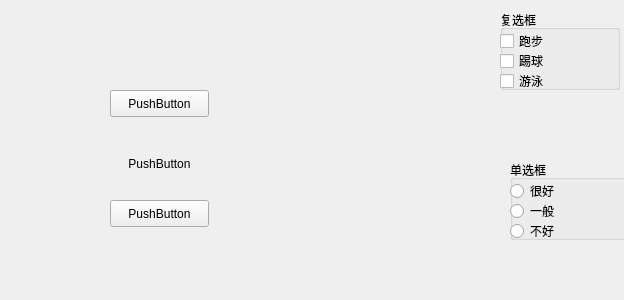
<?xml version="1.0" encoding="UTF-8"?>
<ui version="4.0">
 <class>MyWidget</class>
 <widget class="QWidget" name="MyWidget">
  <property name="geometry">
   <rect>
    <x>0</x>
    <y>0</y>
    <width>624</width>
    <height>300</height>
   </rect>
  </property>
  <property name="windowTitle">
   <string>MyWidget</string>
  </property>
  <widget class="QPushButton" name="pushBtn1">
   <property name="geometry">
    <rect>
     <x>110</x>
     <y>90</y>
     <width>99</width>
     <height>27</height>
    </rect>
   </property>
   <property name="text">
    <string>PushButton</string>
   </property>
   <property name="checkable">
    <bool>true</bool>
   </property>
  </widget>
  <widget class="QPushButton" name="pushBtn2">
   <property name="geometry">
    <rect>
     <x>110</x>
     <y>150</y>
     <width>99</width>
     <height>27</height>
    </rect>
   </property>
   <property name="text">
    <string>PushButton</string>
   </property>
   <property name="flat">
    <bool>true</bool>
   </property>
  </widget>
  <widget class="QPushButton" name="pushBtn3">
   <property name="geometry">
    <rect>
     <x>110</x>
     <y>200</y>
     <width>99</width>
     <height>27</height>
    </rect>
   </property>
   <property name="text">
    <string>PushButton</string>
   </property>
  </widget>
  <widget class="QGroupBox" name="groupBox">
   <property name="geometry">
    <rect>
     <x>500</x>
     <y>10</y>
     <width>120</width>
     <height>80</height>
    </rect>
   </property>
   <property name="title">
    <string>复选框</string>
   </property>
   <widget class="QCheckBox" name="checkBox_2">
    <property name="geometry">
     <rect>
      <x>0</x>
      <y>60</y>
      <width>97</width>
      <height>22</height>
     </rect>
    </property>
    <property name="text">
     <string>游泳</string>
    </property>
   </widget>
   <widget class="QCheckBox" name="checkBox">
    <property name="geometry">
     <rect>
      <x>0</x>
      <y>20</y>
      <width>97</width>
      <height>22</height>
     </rect>
    </property>
    <property name="text">
     <string>跑步</string>
    </property>
    <property name="tristate">
     <bool>true</bool>
    </property>
   </widget>
   <widget class="QCheckBox" name="checkBox_3">
    <property name="geometry">
     <rect>
      <x>0</x>
      <y>40</y>
      <width>97</width>
      <height>22</height>
     </rect>
    </property>
    <property name="text">
     <string>踢球</string>
    </property>
   </widget>
  </widget>
  <widget class="QGroupBox" name="groupBox_2">
   <property name="geometry">
    <rect>
     <x>510</x>
     <y>160</y>
     <width>120</width>
     <height>80</height>
    </rect>
   </property>
   <property name="title">
    <string>单选框</string>
   </property>
   <widget class="QRadioButton" name="radioButton">
    <property name="geometry">
     <rect>
      <x>0</x>
      <y>20</y>
      <width>117</width>
      <height>22</height>
     </rect>
    </property>
    <property name="text">
     <string>很好</string>
    </property>
   </widget>
   <widget class="QRadioButton" name="radioButton_2">
    <property name="geometry">
     <rect>
      <x>0</x>
      <y>40</y>
      <width>117</width>
      <height>22</height>
     </rect>
    </property>
    <property name="text">
     <string>一般</string>
    </property>
   </widget>
   <widget class="QRadioButton" name="radioButton_3">
    <property name="geometry">
     <rect>
      <x>0</x>
      <y>60</y>
      <width>117</width>
      <height>22</height>
     </rect>
    </property>
    <property name="text">
     <string>不好</string>
    </property>
   </widget>
  </widget>
 </widget>
 <layoutdefault spacing="6" margin="11"/>
 <resources/>
 <connections/>
</ui>
